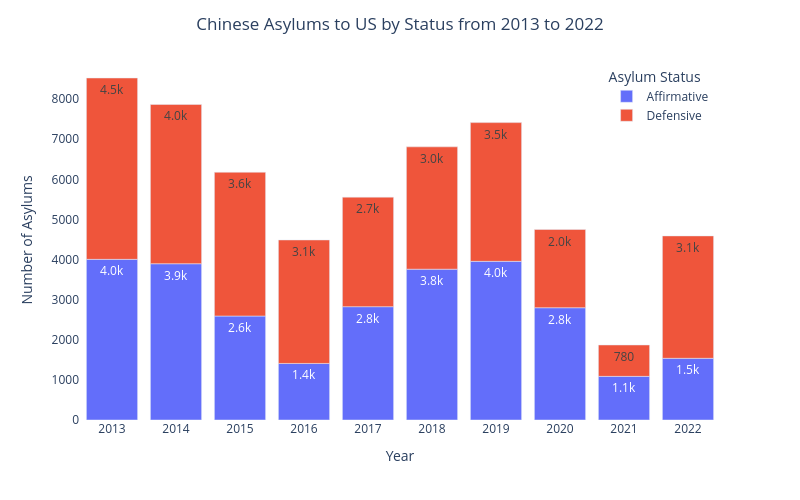

Notebook cell for this chart:
### Markdown cell above
### Chinese asylums to US by status (affirmative vs defensive)

### Code cell
fig7=px.bar(
    asylum,
    x='Year',
    y=['China_affirm','China_defense'],
    labels={'variable':'Asylum Status'},
    text_auto='.2s'
)

fig7.update_layout(
    title_x=0.5,
    title_text='Chinese Asylums to US by Status from 2013 to 2022',
    width=800, height=500,
    xaxis=dict(tickvals=list(range(2013,2023,1))),
    yaxis_title='Number of Asylums',
    legend=dict(xanchor='right',x=0.99,yanchor='top',y=0.99,orientation='v'),
    plot_bgcolor='white'
)
fig7.update_traces(selector=dict(name='China_affirm'),name='Affirmative')
fig7.update_traces(selector=dict(name='China_defense'),name='Defensive')
fig7.show()

### Figure 1 — Plotly figure (JSON) as saved in the notebook; plotly's stock layout.template omitted (floating-point values rounded to 4 significant figures)
{"data": [{"hovertemplate": "Asylum Status=China_affirm<br>Year=%{x}<br>value=%{y}<extra></extra>", "legendgroup": "China_affirm", "marker": {"color": "#636efa", "pattern": {"shape": ""}}, "name": "Affirmative", "orientation": "v", "showlegend": true, "textposition": "auto", "texttemplate": "%{y:.2s}", "type": "bar", "x": [2013, 2014, 2015, 2016, 2017, 2018, 2019, 2020, 2021, 2022], "xaxis": "x", "y": [4005, 3896, 2592, 1410, 2825, 3760, 3955, 2799, 1088, 1538], "yaxis": "y"}, {"hovertemplate": "Asylum Status=China_defense<br>Year=%{x}<br>value=%{y}<extra></extra>", "legendgroup": "China_defense", "marker": {"color": "#EF553B", "pattern": {"shape": ""}}, "name": "Defensive", "orientation": "v", "showlegend": true, "textposition": "auto", "texttemplate": "%{y:.2s}", "type": "bar", "x": [2013, 2014, 2015, 2016, 2017, 2018, 2019, 2020, 2021, 2022], "xaxis": "x", "y": [4521, 3970, 3584, 3078, 2731, 3049, 3459, 1950, 782, 3051], "yaxis": "y"}], "layout": {"barmode": "relative", "height": 500, "legend": {"orientation": "v", "title": {"text": "Asylum Status"}, "tracegroupgap": 0, "x": 0.99, "xanchor": "right", "y": 0.99, "yanchor": "top"}, "margin": {"t": 60}, "plot_bgcolor": "white", "title": {"text": "Chinese Asylums to US by Status from 2013 to 2022", "x": 0.5}, "width": 800, "xaxis": {"anchor": "y", "domain": [0, 1], "tickvals": [2013, 2014, 2015, 2016, 2017, 2018, 2019, 2020, 2021, 2022], "title": {"text": "Year"}}, "yaxis": {"anchor": "x", "domain": [0, 1], "title": {"text": "Number of Asylums"}}}}
